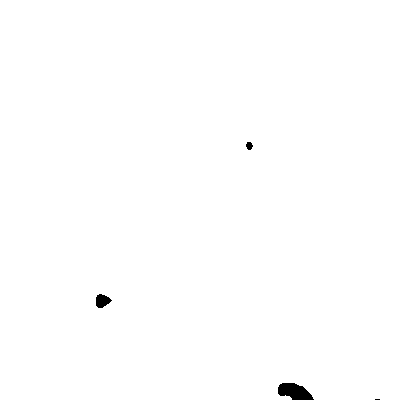
Frame 1 (no input)
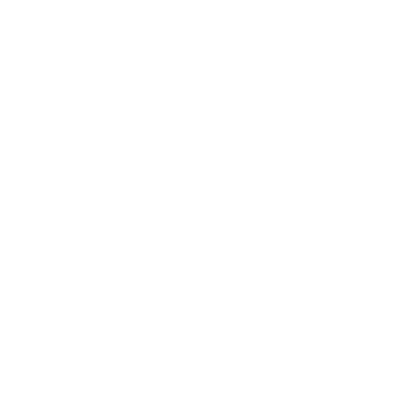
Frame 60 (the mouse pressed at the canvas centre just before this capture)
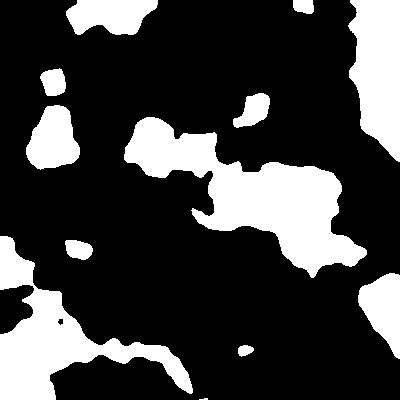
Frame 120 (the mouse held since frame 60 and released just before this capture)

The Processing sketch that drew these frames (run headless with seeded random() and noise(); from frame 60 on, the mouse is pressed at the canvas centre):

// Processing sketch: Noise2D
// ── Noise2D.pde
// Visualizing noise in 2 dimensions.

void setup(){
  size(400, 400);
  noStroke();
  colorMode(HSB);
}

void draw(){
  
  float zoom = 100;
  
  float time = millis() / 1000.0;
  
  float threshold = mouseX / (float) width;
  
  // Loop for every pixel on the screen.
  for(int x = 0; x < width; x++){
    for(int y = 0; y < width; y++){
      float val = map(noise(x/zoom, y/zoom, time), .2, .8, 0, 1); // .1 to .9
      
      fill( val < threshold ? 0 : 255 );
      rect(x, y, 1, 1);
  }
  }
}
